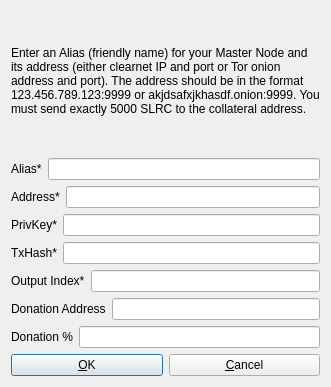
<?xml version="1.0" encoding="UTF-8"?>
<ui version="4.0">
 <class>AddEditAdrenalineNode</class>
 <widget class="QDialog" name="AddEditAdrenalineNode">
  <property name="geometry">
   <rect>
    <x>0</x>
    <y>0</y>
    <width>331</width>
    <height>387</height>
   </rect>
  </property>
  <property name="windowTitle">
   <string>Add/Edit Solarium Node</string>
  </property>
  <property name="modal">
   <bool>true</bool>
  </property>
  <layout class="QVBoxLayout" name="verticalLayout">
   <item>
    <widget class="QLabel" name="label_9">
     <property name="sizePolicy">
      <sizepolicy hsizetype="Preferred" vsizetype="Expanding">
       <horstretch>0</horstretch>
       <verstretch>0</verstretch>
      </sizepolicy>
     </property>
     <property name="text">
      <string>&lt;html&gt;&lt;head/&gt;&lt;body&gt;&lt;p&gt;Enter an Alias (friendly name) for your Master Node and its address (either clearnet IP and port or Tor onion address and port). The address should be in the format 123.456.789.123:9999 or akjdsafxjkhasdf.onion:9999. You must send exactly 5000 SLRC to the collateral address.&lt;/p&gt;&lt;/body&gt;&lt;/html&gt;</string>
     </property>
     <property name="wordWrap">
      <bool>true</bool>
     </property>
    </widget>
   </item>
   <item>
    <layout class="QHBoxLayout" name="horizontalLayout_4">
     <property name="bottomMargin">
      <number>0</number>
     </property>
     <item>
      <widget class="QLabel" name="label_4">
       <property name="text">
        <string>Alias*</string>
       </property>
      </widget>
     </item>
     <item>
      <widget class="QLineEdit" name="aliasLineEdit"/>
     </item>
    </layout>
   </item>
   <item>
    <layout class="QHBoxLayout" name="horizontalLayout_5">
     <property name="bottomMargin">
      <number>0</number>
     </property>
     <item>
      <widget class="QLabel" name="label_6">
       <property name="text">
        <string>Address*</string>
       </property>
      </widget>
     </item>
     <item>
      <widget class="QLineEdit" name="addressLineEdit"/>
     </item>
    </layout>
   </item>
   <item>
    <layout class="QHBoxLayout" name="horizontalLayout_3">
     <property name="bottomMargin">
      <number>0</number>
     </property>
     <item>
      <widget class="QLabel" name="label_5">
       <property name="text">
        <string>PrivKey*</string>
       </property>
      </widget>
     </item>
     <item>
      <widget class="QLineEdit" name="privkeyLineEdit"/>
     </item>
    </layout>
   </item>
   <item>
    <layout class="QHBoxLayout" name="horizontalLayout_2">
     <property name="bottomMargin">
      <number>0</number>
     </property>
     <item>
      <widget class="QLabel" name="label_2">
       <property name="text">
        <string>TxHash*</string>
       </property>
      </widget>
     </item>
     <item>
      <widget class="QLineEdit" name="txhashLineEdit"/>
     </item>
    </layout>
   </item>
   <item>
    <layout class="QHBoxLayout" name="horizontalLayout_8">
     <property name="bottomMargin">
      <number>0</number>
     </property>
     <item>
      <widget class="QLabel" name="label_8">
       <property name="text">
        <string>Output Index*</string>
       </property>
      </widget>
     </item>
     <item>
      <widget class="QLineEdit" name="outputindexLineEdit"/>
     </item>
    </layout>
   </item>
   <item>
    <layout class="QHBoxLayout" name="horizontalLayout_6">
     <property name="bottomMargin">
      <number>0</number>
     </property>
     <item>
      <widget class="QLabel" name="label_3">
       <property name="text">
        <string>Donation Address</string>
       </property>
      </widget>
     </item> 
     <item>
      <widget class="QLineEdit" name="donationaddressLineEdit"/>
     </item>
    </layout>
   </item>
   <item>
    <layout class="QHBoxLayout" name="horizontalLayout_7">
     <property name="bottomMargin">
      <number>0</number>
     </property>
     <item>
      <widget class="QLabel" name="label_7">
       <property name="text">
        <string>Donation %</string>
       </property>
      </widget>
     </item>
     <item>
      <widget class="QLineEdit" name="donationpercentageLineEdit"/>
     </item>
    </layout>
   </item>
   <item>
    <layout class="QHBoxLayout" name="horizontalLayout_Buttons">
     <item>
      <widget class="QPushButton" name="okButton">
       <property name="text">
        <string>&amp;OK</string>
       </property>
      </widget>
     </item>
     <item>
      <widget class="QPushButton" name="cancelButton">
       <property name="text">
        <string>&amp;Cancel</string>
       </property>
       <property name="autoDefault">
        <bool>false</bool>
       </property>
      </widget>
     </item>
    </layout>
   </item>
  </layout>
 </widget>
 <resources/>
 <connections/>
</ui>
